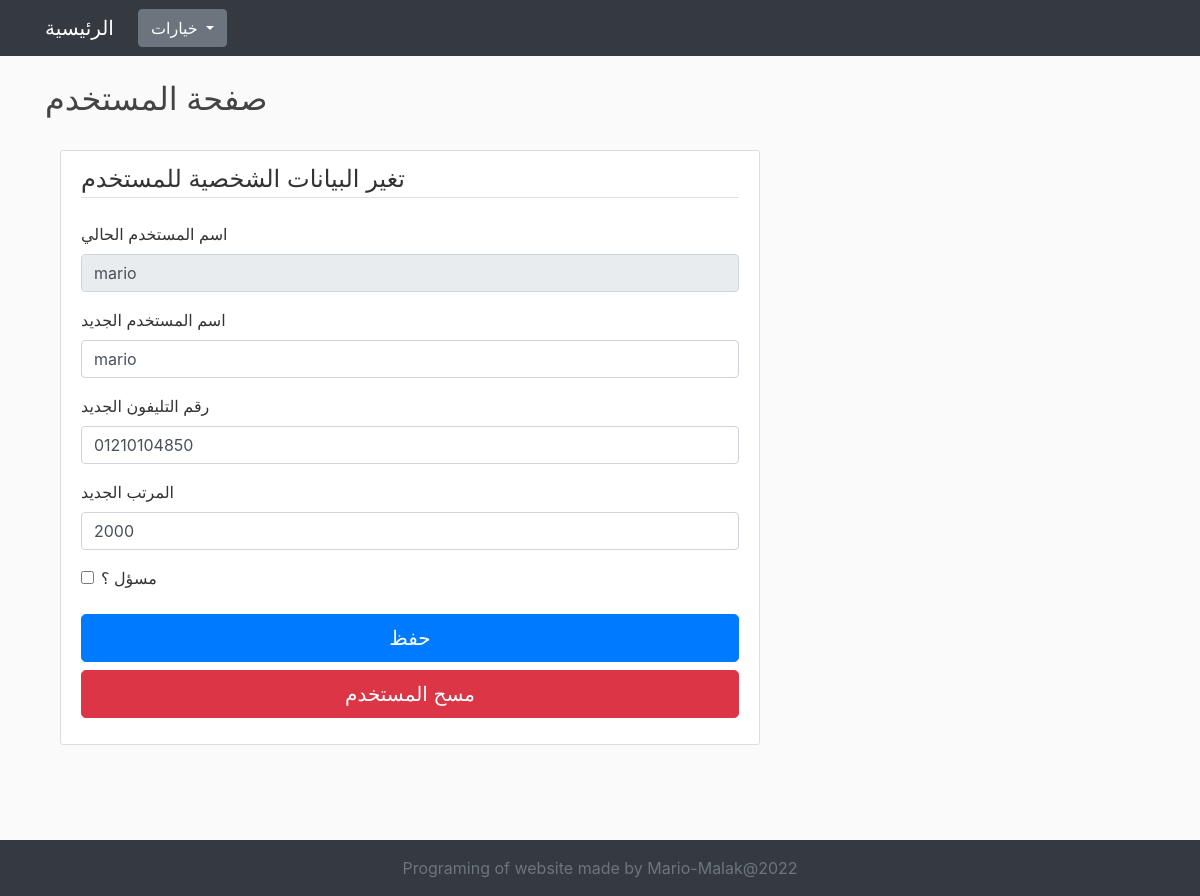
Before: /user/1 (signed in) with the older database file.
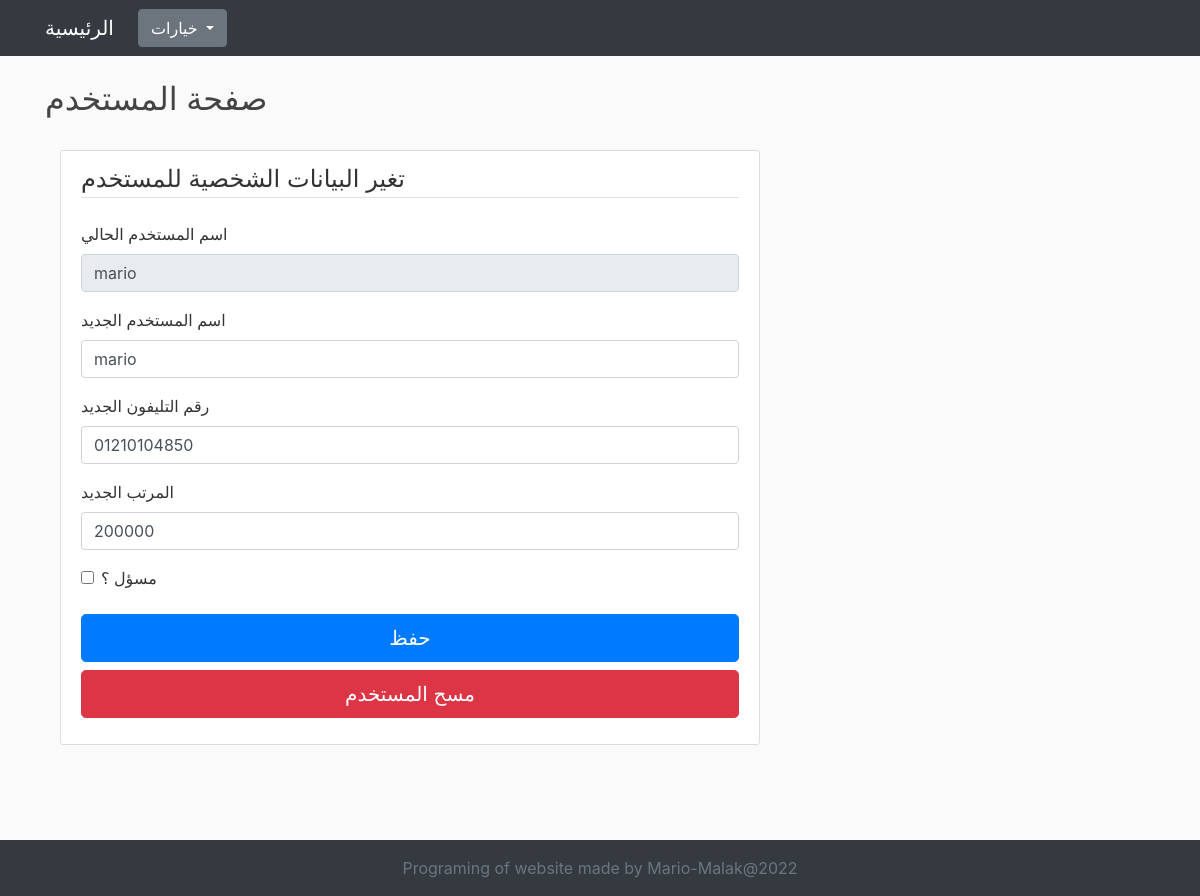
After: the same page with the newer database file.
### Market/User/models.py (models this page shows, shortened)
class User(db.Model, UserMixin):
    id = db.Column(db.Integer, primary_key=True)
    name = db.Column(db.String(40), nullable= False)
    password = db.Column(db.String(40), nullable = False)
    phone_num = db.Column(db.String(11), nullable= True)
    salary = db.Column(db.Integer, nullable=True)
    admin = db.Column(db.BOOLEAN, nullable= True, default= False)
    his_money = db.Column(db.Integer, nullable= True, default= 0)
    def IsAdmin(self):
        if self.admin:
            return True
        else:
            return False

### Market/User/routes.py (the view, shortened to what this page needs)
@user.route("/user/<int:user_id>", endpoint="user_info", methods = ["POST", "GET"])
def user_info(user_id):
    user_data = User.query.get_or_404(user_id)
    if user_data:
        if user_data.admin and user_data != current_user:
            flash("هذا المستخدم مسؤل لا يمكنك تغير بيناته", "warning")
            return redirect(url_for("user.user_display"))
        else:
            form = ChangeSpecificUserInformationForm()
            try:
                user_ = User.query.filter_by(id=current_user.id).first()
            except:
                n = Notification(notification_name=f"""شخص ما غير مسجل علي النظام حاول الدخول للصفحات المخصصة للمسؤل فقد و لكن تم حذره من قبل النظام
                اذا تكرر الامر برجاء مكالمة الصيانة للتبليغ عن الامر و محاولة التعامل معه""", user_id=1)
                db.session.add(n)
                db.session.commit()
                flash("انت لم تسجل بعد", "warning")
                return redirect(url_for("user.login"))
            else:
                if user_:
                    if user_.IsAdmin():
                        return render_template("user_templates/changespecificuserinformation.html", user= user_data, form = form, page_title ="صفحة المستخدم")

### Market/User/forms.py (shortened to what this page needs)
class ChangeSpecificUserInformationForm(FlaskForm):
    username_selected = StringField(" اسم المستخدم الحالي", render_kw={'readonly': True})
    username = StringField('اسم المستخدم الجديد', validators=[Length(min=2, max=40)])
    phone_num = StringField("رقم التليفون الجديد")
    salary = IntegerField("المرتب الجديد", default= 0)
    admin = BooleanField("مسؤل ؟")
    submit = SubmitField("حفظ")

### Market/User/models.py (called while the page is built)
@login_manger.user_loader
def load_user(user_id):
    return User.query.get(int(user_id))

### Market/templates/user_templates/changespecificuserinformation.html (shortened to what this page needs)
{% extends 'main/base.html' %}
{% block body %}
    <div class="container">
        <div class = "content-section">
            <form method="post" action="" novalidate>
                <fieldset class="form-group">
                    <legend class="border-bottom mb-4">تغير البيانات الشخصية للمستخدم</legend>
                    <div class="form-group">
                        {{ form.username_selected.label(class = "form-control-label") }}
                        {{ form.username_selected(class = "form-control", value = user.name) }}
                    </div>
                    <div class="form-group">
                        {{ form.username.label(class = "form-control-label") }}
                        {% if form.username.errors %}
                            {{ form.username(class = "form-control is-invalid", value = user.name) }}
                            <div class = "invalid-feedback">
                                {% for error in form.username.errors %}
                                    <span> {{ error }} </span>
                                {% endfor %}
                            </div>
                        {% else %}
                            {{ form.username(class = "form-control", value = user.name) }}
                        {% endif %}
                    </div>
                    <div class="form-group">
                        {{ form.phone_num.label(class = "form-control-label") }}
                        {% if form.phone_num.errors %}
                            {{ form.phone_num(class = "form-control is-invalid", value = user.phone_num) }}
                            <div class = "invalid-feedback">
                                {% for error in form.phone_num.errors %}
                                    <span> {{ error }} </span>
                                {% endfor %}
                            </div>
                        {% else %}
                            {{ form.phone_num(class = "form-control", value = user.phone_num) }}
                        {% endif %}
                    </div>
                    <div class="form-group">
                        {{ form.salary.label(class = "form-control-label") }}
                        {% if form.salary.errors %}
                            {{ form.salary(class = "form-control is-invalid", value = user.salary) }}
                            <div class = "invalid-feedback">
                                {% for error in form.salary.errors %}
                                    <span> {{ error }} </span>
                                {% endfor %}
                            </div>
                        {% else %}
                            {{ form.salary(class = "form-control", value = user.salary) }}
                        {% endif %}
                    </div>
                    <div class="form-check">
                        {{ form.admin(class = "form-check-input", value = user.admin) }}
                        {{ form.admin.label(class = "form-check-label")}}
                    </div>
                    <br>
                    {{ form.submit(class="btn btn-primary btn-lg btn-block") }}
                    {% if current_user.IsAdmin() %}
                    <button type="button" class="btn btn-danger btn-lg btn-block" data-toggle="modal" data-target="#deleteModal">مسح المستخدم</button>
                {% endif %}
                </fieldset>
            </form>
        </div>
    </div>
{% endblock %}

Changed rows visible on the page:
changed User: salary "2000" → "200000"
